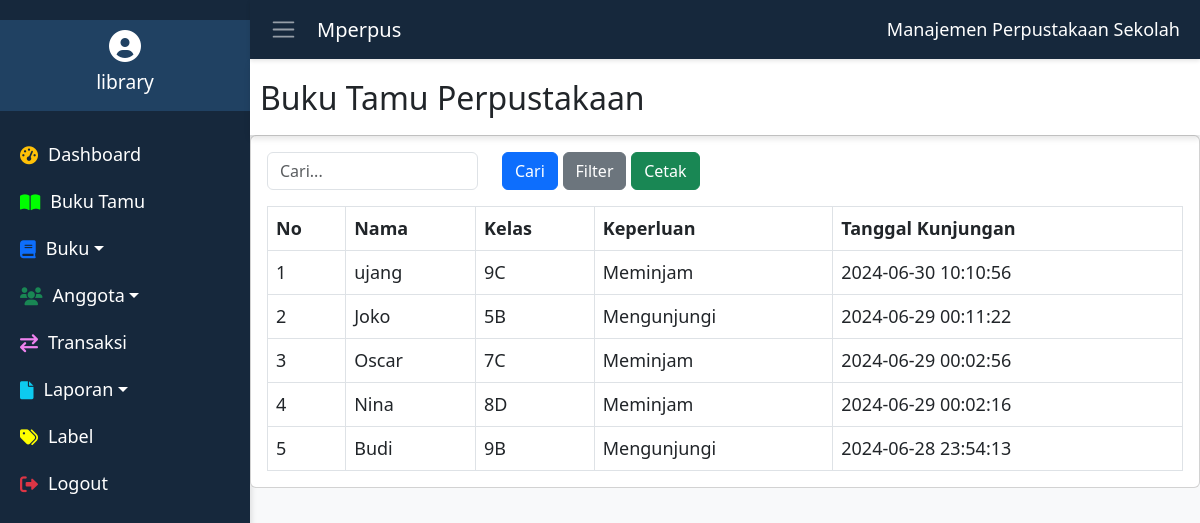
The page /views/laporan_tamu.php on the database its author committed.
### tables this page shows
CREATE TABLE `buku_tamu` (
  `id` int(11) NOT NULL,
  `id_anggota` int(11) DEFAULT NULL,
  `keperluan` enum('meminjam','mengunjungi') DEFAULT NULL,
  `tanggal_kunjungan` timestamp NOT NULL DEFAULT current_timestamp(),
  `tahun_ajaran` varchar(10) NOT NULL
);

CREATE TABLE `anggota` (
  `id` int(11) NOT NULL,
  `nama` varchar(255) NOT NULL,
  `nisn` varchar(20) NOT NULL,
  `alamat` text NOT NULL,
  `telepon` varchar(15) NOT NULL,
  `kelas` varchar(50) NOT NULL,
  `foto_siswa` varchar(255) DEFAULT NULL,
  `tahun_ajaran` varchar(10) NOT NULL
);

### views/laporan_tamu.php (the view, shortened to what this page needs)
<?php
include '../koneksi.php';
$searchKeyword = isset($_GET['keyword']) ? $_GET['keyword'] : '';
$sql = "SELECT buku_tamu.*, anggota.nama AS nama_anggota, anggota.kelas
        FROM buku_tamu
        JOIN anggota ON buku_tamu.id_anggota = anggota.id
        WHERE 1=1";
$sql .= " ORDER BY buku_tamu.tanggal_kunjungan DESC";
$result = mysqli_query($conn, $sql);
?>
<!DOCTYPE html>
<html lang="en">
<head>
    <link href="https://cdn.jsdelivr.net/npm/bootstrap@5.3.0-alpha1/dist/css/bootstrap.min.css" rel="stylesheet">
    <link href="https://cdnjs.cloudflare.com/ajax/libs/font-awesome/6.0.0-beta3/css/all.min.css" rel="stylesheet">
    <link rel="stylesheet" href="../css/dashboard.css">
    <link rel="stylesheet" href="../css/navbar.css">
    <link rel="stylesheet" href="../css/sidebar.css">
</head>
<body>
    <?php include '../includes/sidebar.php'; ?>
    <div class="content">
        <?php include '../includes/navbar.php'; ?>
        <div class="dashboard-header mb-0">
            <h2>Buku Tamu Perpustakaan</h2>
        </div>
        <div class="row">
            <div class="col-12">
                <div class="card">
                    <div class="card-body">
                        <form method="GET" action="">
                            <div class="row mb-3">
                                <div class="col-md-3">
                                    <input type="text" class="form-control" name="keyword" placeholder="Cari..." value="<?php echo htmlspecialchars($searchKeyword); ?>">
                                </div>
                                <div class="col-md-3">
                                    <button type="submit" class="btn btn-primary">Cari</button>
                                    <button type="button" class="btn btn-secondary" data-bs-toggle="modal" data-bs-target="#modalFilter">Filter</button>
                                    <a href="../fungsi/cetak_buku_tamu.php?<?php echo $_SERVER['QUERY_STRING']; ?>" target="_blank" class="btn btn-success">Cetak</a>
                                </div>
                            </div>
                        </form>
                        <div class="table-responsive">
                            <table class="table table-bordered table-hover mb-0">
                                <thead>
                                    <tr>
                                        <th>No</th>
                                        <th>Nama</th>
                                        <th>Kelas</th>
                                        <th>Keperluan</th>
                                        <th>Tanggal Kunjungan</th>
                                    </tr>
                                </thead>
                                <tbody>
                                    <?php
                                    if (mysqli_num_rows($result) > 0) {
                                        $no = 1;
                                        while ($row = mysqli_fetch_assoc($result)) {
                                            echo "<tr data-bs-toggle='modal' data-bs-target='#modalDetailBukuTamu' data-id='" . $row['id'] . "'>";
                                            echo "<td>" . $no++ . "</td>";
                                            echo "<td>" . htmlspecialchars($row['nama_anggota']) . "</td>";
                                            echo "<td>" . htmlspecialchars($row['kelas']) . "</td>";
                                            echo "<td>" . htmlspecialchars(ucfirst($row['keperluan'])) . "</td>";
                                            echo "<td>" . htmlspecialchars($row['tanggal_kunjungan']) . "</td>";
                                            echo "</tr>";
                                        }
                                    } else {
                                        echo "<tr><td colspan='5' class='text-center'>Tidak ada data buku tamu</td></tr>";
                                    }
                                    ?>
                                </tbody>
                            </table>
                        </div>
                    </div>
                </div>
            </div>
        </div>
    </div>
</body>
</html>

### css/dashboard.css (style rules this page uses)
body { display: flex; margin: 0; font-family: 'Segoe UI', Tahoma, Geneva, Verdana, sans-serif; font-size: 18px; background-color: #f8f9fa; }
.content { flex-grow: 1; padding: 0; display: flex; flex-direction: column; }
.dashboard-header { background-color: #ffffff; padding-bottom: 10px; padding-left: 10px; padding-top: 20px; margin-bottom: 20px; box-shadow: 0 4px 6px rgba(0, 0, 0, 0.1); z-index: 1; }

### css/sidebar.css (style rules this page uses)
body { display: flex; margin: 0; font-family: 'Segoe UI', Tahoma, Geneva, Verdana, sans-serif; font-size: 18px; background-color: #f8f9fa; }

### rows shown on the page
buku_tamu: id_anggota.nama "ujang", id_anggota.kelas "9C", keperluan "Meminjam", tanggal_kunjungan "2024-06-30 10:10:56"
buku_tamu: id_anggota.nama "Joko", id_anggota.kelas "5B", keperluan "Mengunjungi", tanggal_kunjungan "2024-06-29 00:11:22"
buku_tamu: id_anggota.nama "Oscar", id_anggota.kelas "7C", keperluan "Meminjam", tanggal_kunjungan "2024-06-29 00:02:56"
buku_tamu: id_anggota.nama "Nina", id_anggota.kelas "8D", keperluan "Meminjam", tanggal_kunjungan "2024-06-29 00:02:16"
buku_tamu: id_anggota.nama "Budi", id_anggota.kelas "9B", keperluan "Mengunjungi", tanggal_kunjungan "2024-06-28 23:54:13"
